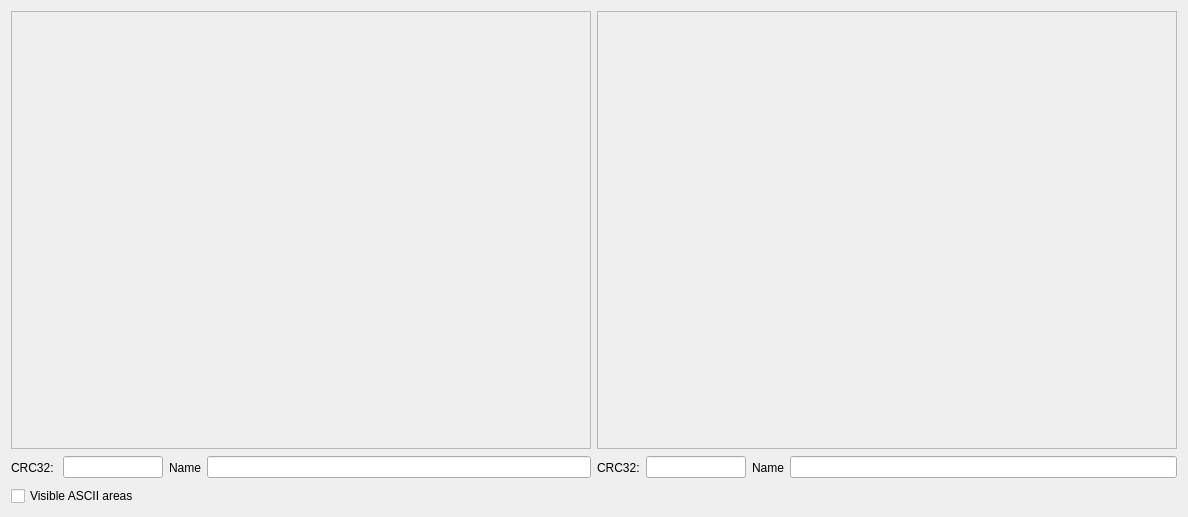
<?xml version="1.0" encoding="UTF-8"?>
<ui version="4.0">
 <class>DialogCompare</class>
 <widget class="QDialog" name="DialogCompare">
  <property name="geometry">
   <rect>
    <x>0</x>
    <y>0</y>
    <width>1188</width>
    <height>517</height>
   </rect>
  </property>
  <property name="windowTitle">
   <string>Comparing files:</string>
  </property>
  <property name="windowIcon">
   <iconset resource="recource.qrc">
    <normaloff>:/res/img/write64.png</normaloff>:/res/img/write64.png</iconset>
  </property>
  <layout class="QGridLayout" name="gridLayout">
   <item row="0" column="0">
    <layout class="QVBoxLayout" name="verticalLayout">
     <property name="sizeConstraint">
      <enum>QLayout::SetMaximumSize</enum>
     </property>
     <item>
      <widget class="QFrame" name="frame_1">
       <property name="minimumSize">
        <size>
         <width>0</width>
         <height>350</height>
        </size>
       </property>
       <property name="frameShape">
        <enum>QFrame::StyledPanel</enum>
       </property>
       <property name="frameShadow">
        <enum>QFrame::Raised</enum>
       </property>
      </widget>
     </item>
     <item>
      <layout class="QHBoxLayout" name="horizontalLayout_2">
       <property name="sizeConstraint">
        <enum>QLayout::SetMinimumSize</enum>
       </property>
       <item>
        <widget class="QLabel" name="label_c1">
         <property name="sizePolicy">
          <sizepolicy hsizetype="Preferred" vsizetype="Minimum">
           <horstretch>0</horstretch>
           <verstretch>0</verstretch>
          </sizepolicy>
         </property>
         <property name="minimumSize">
          <size>
           <width>0</width>
           <height>25</height>
          </size>
         </property>
         <property name="maximumSize">
          <size>
           <width>16777215</width>
           <height>30</height>
          </size>
         </property>
         <property name="text">
          <string>CRC32: </string>
         </property>
        </widget>
       </item>
       <item>
        <widget class="QLineEdit" name="lineEdit_c1">
         <property name="maximumSize">
          <size>
           <width>100</width>
           <height>16777215</height>
          </size>
         </property>
         <property name="alignment">
          <set>Qt::AlignCenter</set>
         </property>
        </widget>
       </item>
       <item>
        <widget class="QLabel" name="label_n1">
         <property name="minimumSize">
          <size>
           <width>0</width>
           <height>25</height>
          </size>
         </property>
         <property name="maximumSize">
          <size>
           <width>16777215</width>
           <height>30</height>
          </size>
         </property>
         <property name="text">
          <string>Name</string>
         </property>
        </widget>
       </item>
       <item>
        <widget class="QLineEdit" name="lineEdit_n1"/>
       </item>
      </layout>
     </item>
    </layout>
   </item>
   <item row="0" column="1">
    <layout class="QVBoxLayout" name="verticalLayout_2">
     <item>
      <widget class="QFrame" name="frame_2">
       <property name="minimumSize">
        <size>
         <width>0</width>
         <height>350</height>
        </size>
       </property>
       <property name="frameShape">
        <enum>QFrame::StyledPanel</enum>
       </property>
       <property name="frameShadow">
        <enum>QFrame::Raised</enum>
       </property>
      </widget>
     </item>
     <item>
      <layout class="QHBoxLayout" name="horizontalLayout_3">
       <property name="sizeConstraint">
        <enum>QLayout::SetMinimumSize</enum>
       </property>
       <item>
        <widget class="QLabel" name="label_c2">
         <property name="sizePolicy">
          <sizepolicy hsizetype="Preferred" vsizetype="Minimum">
           <horstretch>0</horstretch>
           <verstretch>0</verstretch>
          </sizepolicy>
         </property>
         <property name="minimumSize">
          <size>
           <width>0</width>
           <height>25</height>
          </size>
         </property>
         <property name="maximumSize">
          <size>
           <width>16777215</width>
           <height>30</height>
          </size>
         </property>
         <property name="text">
          <string>CRC32:</string>
         </property>
        </widget>
       </item>
       <item>
        <widget class="QLineEdit" name="lineEdit_c2">
         <property name="maximumSize">
          <size>
           <width>100</width>
           <height>16777215</height>
          </size>
         </property>
         <property name="alignment">
          <set>Qt::AlignCenter</set>
         </property>
        </widget>
       </item>
       <item>
        <widget class="QLabel" name="label_n2">
         <property name="minimumSize">
          <size>
           <width>0</width>
           <height>25</height>
          </size>
         </property>
         <property name="maximumSize">
          <size>
           <width>16777215</width>
           <height>30</height>
          </size>
         </property>
         <property name="text">
          <string>Name</string>
         </property>
        </widget>
       </item>
       <item>
        <widget class="QLineEdit" name="lineEdit_n2"/>
       </item>
      </layout>
     </item>
    </layout>
   </item>
   <item row="1" column="0">
    <widget class="QCheckBox" name="checkBox">
     <property name="text">
      <string>Visible ASCII areas</string>
     </property>
    </widget>
   </item>
  </layout>
 </widget>
 <resources>
  <include location="recource.qrc"/>
 </resources>
 <connections/>
</ui>
